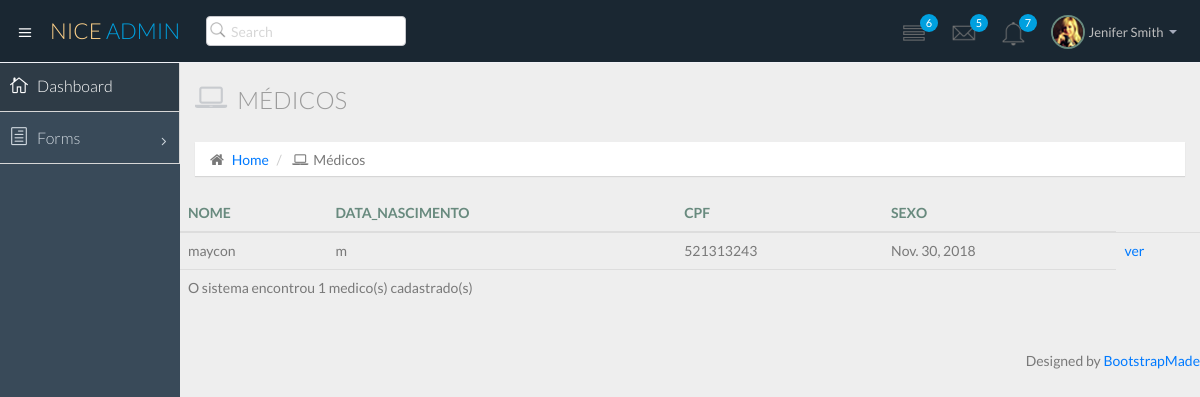
/atendimento/medico/, run on an earlier commit of the app's database.
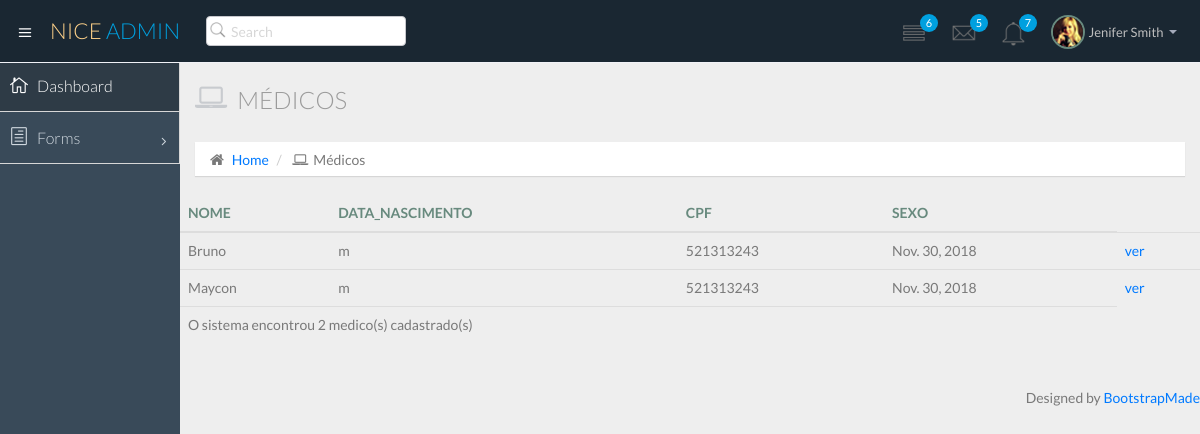
And on a later commit of the database.
### atendimento/models.py (models this page shows)
class Medico(models.Model):
    nome = models.CharField(max_length=80)
    sexo = models.CharField(max_length=1)
    data_nascimento = models.DateField()
    cpf = models.CharField(max_length=11)

### atendimento/views.py (the view)
# urls.py: path('medico/', views.list_medico),
def list_medico(request):
    medicos = Medico.objects.all()
    return render(request, 'medico/list.html', {'medicos':medicos})

### atendimento/templates/medico/list.html
{% extends "base.html" %}
{% block content %}
<div class="row">
    <div class="col-lg-12">
        <h3 class="page-header">
            <i class="fa fa-laptop"></i> Médicos</h3>
        <ol class="breadcrumb">
            <li>
                <i class="fa fa-home"></i>
                <a href="/atendimento">Home</a>
            </li>
            <li>
                <i class="fa fa-laptop"></i>Médicos</li>
        </ol>
    </div>
</div>
<div class="row">
    <div class="col-12">
        <table class="table">
            <thead>
                <tr>
                    <th>NOME</th>
                    <th>DATA_NASCIMENTO</th>
                    <th>CPF</th>
                    <th>SEXO</th>
                </tr>
            </thead>
            <tbody>
                {% for medico in medicos %}
                <tr>
                    <td>{{medico.nome}}</td>
                    <td>{{medico.sexo}}</td>
                    <td>{{medico.cpf}}</td>
                    <td>{{medico.data_nascimento}}</td>
                    <td>
                        <a href="/atendimento/medico/{{medico.id}}/">ver</a>
                    </td>
                </tr>
                {% endfor %}
            </tbody>
            <tfoot>
                <tr>
                    <td colspan="4" style="text-align: left;">
                        <p>O sistema encontrou {{medicos | length}} medico(s) cadastrado(s)</p>
                    </td>
                </tr>
            </tfoot>
        </table>
    </div>
</div>
{% endblock %}

### atendimento/templates/base.html (shortened to what this page needs)
{% load static %}
<!DOCTYPE html>
<html lang="en">
<head>
    <link href="{% static 'css/bootstrap.min.css' %}" rel="stylesheet">
    <link href="{% static 'css/bootstrap-theme.css' %}" rel="stylesheet">
    <link href="{% static 'css/elegant-icons-style.css' %}" rel="stylesheet" />
    <link href="{% static 'css/font-awesome.min.css' %}" rel="stylesheet" />
    <link href="{% static 'assets/fullcalendar/fullcalendar/bootstrap-fullcalendar.css' %}" rel="stylesheet" />
    <link href="{% static 'assets/fullcalendar/fullcalendar/fullcalendar.css' %}" rel="stylesheet" />
    <link href="{% static 'assets/jquery-easy-pie-chart/jquery.easy-pie-chart.css' %}" rel="stylesheet" type="text/css" media="screen"
    />
    <link rel="stylesheet" href="{% static 'css/owl.carousel.css' %}" type="text/css">
    <link href="{% static 'css/jquery-jvectormap-1.2.2.css' %}" rel="stylesheet">
    <link rel="stylesheet" href="{% static 'css/fullcalendar.css' %}">
    <link href="{% static 'css/widgets.css' %}" rel="stylesheet">
    <link href="{% static 'css/style.css' %}" rel="stylesheet">
    <link href="{% static 'css/style-responsive.css' %}" rel="stylesheet" />
    <link href="{% static 'css/xcharts.min.css' %}" rel=" stylesheet">
    <link href="{% static 'css/jquery-ui-1.10.4.min.css' %}" rel="stylesheet">
</head>
<body>
    <div class="container-fluid">
        <section id="container" class="">
            <header class="header dark-bg">
                <div class="toggle-nav">
                    <div class="icon-reorder tooltips" data-original-title="Toggle Navigation" data-placement="bottom">
                        <i class="icon_menu"></i>
                    </div>
                </div>
                <a href="index.html" class="logo">Nice
                    <span class="lite">Admin</span>
                </a>
                <div class="nav search-row" id="top_menu">
                    <ul class="nav top-menu">
                        <li>
                            <form class="navbar-form">
                                <input class="form-control" placeholder="Search" type="text">
                            </form>
                        </li>
                    </ul>
                </div>
                <div class="top-nav notification-row">
                    <ul class="nav pull-right top-menu">
                        <li id="task_notificatoin_bar" class="dropdown">
                            <a data-toggle="dropdown" class="dropdown-toggle" href="#">
                                <i class="icon-task-l"></i>
                                <span class="badge bg-important">6</span>
                            </a>
                        </li>
                        <li id="mail_notificatoin_bar" class="dropdown">
                            <a data-toggle="dropdown" class="dropdown-toggle" href="#">
                                <i class="icon-envelope-l"></i>
                                <span class="badge bg-important">5</span>
                            </a>
                        </li>
                        <li id="alert_notificatoin_bar" class="dropdown">
                            <a data-toggle="dropdown" class="dropdown-toggle" href="#">
                                <i class="icon-bell-l"></i>
                                <span class="badge bg-important">7</span>
                            </a>
                        </li>
                        <li class="dropdown">
                            <a data-toggle="dropdown" class="dropdown-toggle" href="#">
                                <span class="profile-ava">
                                    <img alt="" src="{% static 'img/avatar1_small.jpg' %}">
                                </span>
                                <span class="username">Jenifer Smith</span>
                                <b class="caret"></b>
                            </a>
                        </li>
                    </ul>
                </div>
            </header>
            <aside>
                <div id="sidebar" class="nav-collapse ">
                    <ul class="sidebar-menu">
                        <li class="active">
                            <a class="" href="index.html">
                                <i class="icon_house_alt"></i>
                                <span>Dashboard</span>
                            </a>
                        </li>
                        <li class="sub-menu">
                            <a href="javascript:;" class="">
                                <i class="icon_document_alt"></i>
                                <span>Forms</span>
                                <span class="menu-arrow arrow_carrot-right"></span>
                            </a>
                        </li>
                    </ul>
                </div>
            </aside>
            <section id="main-content">
                <section class="wrapper">
                    {% block content %}{% endblock %}
                </section>
                <div class="text-right">
                    <div class="credits">
                        Designed by
                        <a href="https://bootstrapmade.com/">BootstrapMade</a>
                    </div>
                </div>
            </section>
        </section>
    </div>
</body>
</html>

What changed in the data, as far as the page shows it:
changed Medico: nome "maycon" → "Bruno"
added Medico: nome "Maycon", sexo "m", cpf "521313243", data_nascimento "Nov. 30, 2018"
Also different on the page:
{{ medicos | length }}: "1" → "2"
